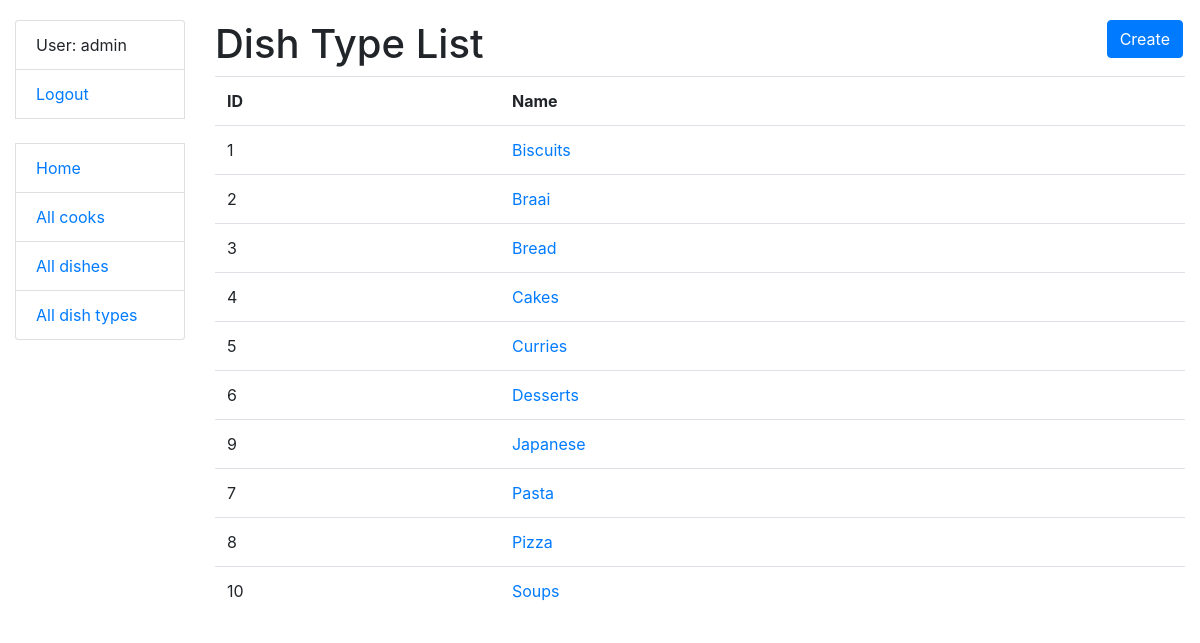
Page /dish-types/ (signed in) on the earlier database version.
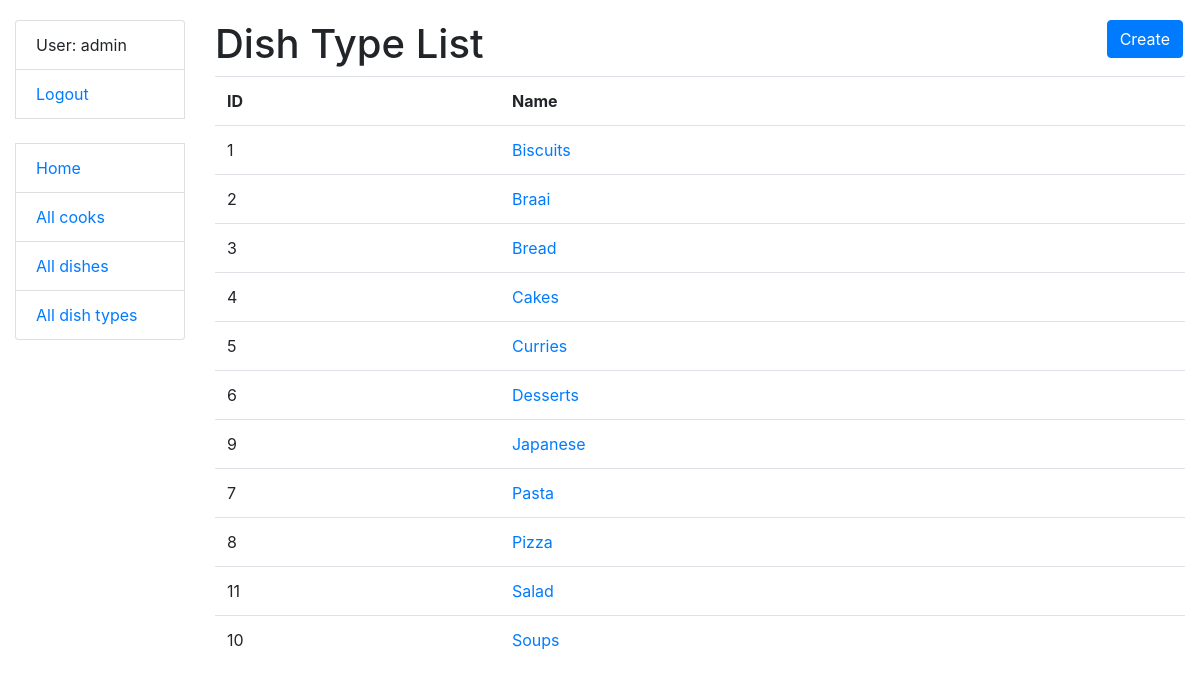
Same page on the later database version.
### kitchen/models.py (models this page shows, shortened)
class DishType(models.Model):
    name = models.CharField(max_length=255, unique=True)
    class Meta:
        ordering = ["name"]
    def get_absolute_url(self):
        return reverse("kitchen:dish-type-detail", kwargs={"pk": self.pk})

### kitchen/views.py (the view)
class DishTypeListView(LoginRequiredMixin, generic.ListView):
    model = DishType
    template_name = "kitchen/dish_type_list.html"
    context_object_name = "dish_type_list"

### templates/kitchen/dish_type_list.html
{% extends "base.html" %}
{% block content %}
    <h1>
      Dish Type List
      <a href="{% url "kitchen:dish-type-create" %}" class="btn btn-primary link-to-page">
        Create
      </a>
    </h1>
    {% if dish_type_list %}
      <table class="table">
        <tr>
          <th>ID</th>
          <th>Name</th>
        </tr>
        {% for dish_type in dish_type_list %}
          <tr>
            <td>{{ dish_type.id }}</td>
            <td><a href="{{ dish_type.get_absolute_url }}">{{ dish_type.name }}</a></td>
          </tr>
        {% endfor %}
      </table>
    {% else %}
      <p>There are no dish types in kitchen</p>
    {% endif %}
{% endblock %}

Differences in the rows shown:
added DishType: id "11", name "Salad"
